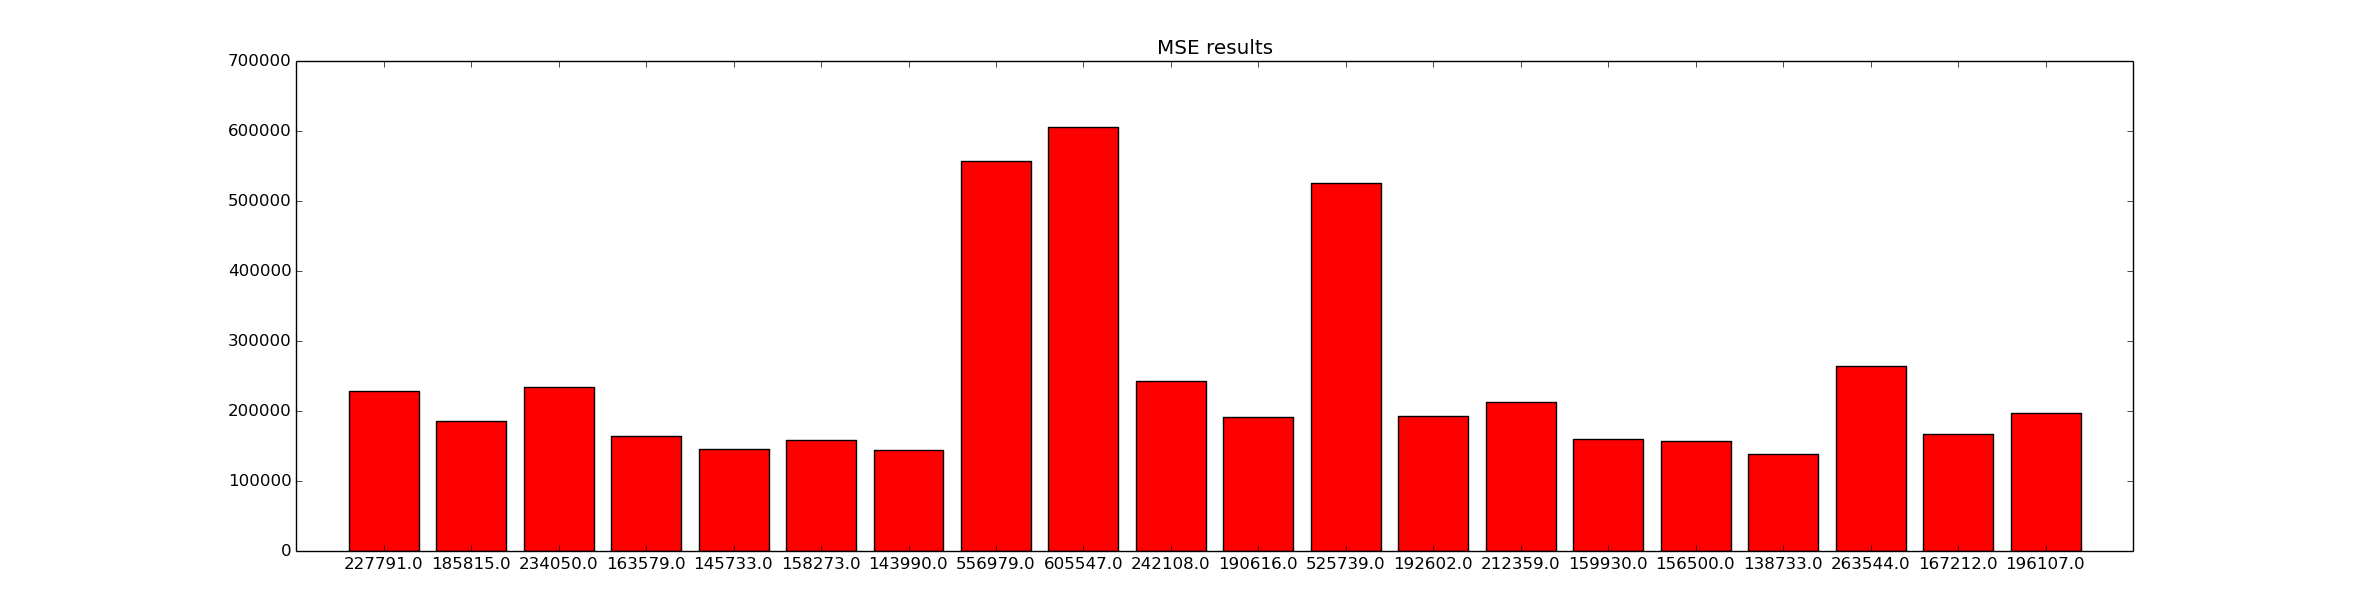

Write the Python code that produced this figure.
import numpy as np
from sklearn import datasets, linear_model
from sklearn import cross_validation
import matplotlib.pyplot as plt

# features columns: 
# 0 user_id
# 1 first_week
# 2 first_month
# 3 items
# 4 views
# 5 country
# 6 user_ads
# 7 collection_views
# 8 product_views

f = open("test_not_equal.csv")
data = np.loadtxt(f, delimiter=",")

Y = data[:, 2]
X = data[:, [1, 3, 4, 5, 6, 7, 8]] #first_week, items, views, country, user_ads

X_training, X_test, Y_training, Y_test = cross_validation.train_test_split(
	X, Y, test_size=0.2, random_state=2)


print "Dataset prepared", "\n"

# average as result
avg = np.mean(Y_training)
print avg
result = np.mean((Y_test - avg) ** 2)
print "Average: ", result, "\n"
####################


#ShuffleSplit with linear regression
N = len(X)
iter_number = 20
ss = cross_validation.ShuffleSplit(N, n_iter=iter_number, test_size=0.2,
	random_state=0)
MSE = 0
results = []
for train_index, test_index in ss:
	X_training, Y_training, X_test, Y_test = [], [], [], []
	for i in train_index:
		X_training.append(X[i])
		Y_training.append(Y[i])
	for i in test_index:
		X_test.append(X[i])
		Y_test.append(Y[i])
	regr = linear_model.LinearRegression()
	regr.fit(X_training, Y_training)
	res = np.mean((regr.predict(X_test) - Y_test) ** 2)
	MSE += res
	results.append(round(res, 0))
	print ("Residual sum of squares: %.2f"
      		% res)
      	print ('Variance score: %.2f' % regr.score(X_test, Y_test))
	print "\n"
	 
print ("MSE: %.2f" % 
	(MSE/iter_number))
	
plt.figure()
plt.title("MSE results")
plt.bar(range(0, iter_number), results,
       color="r", align="center")
plt.xticks(range(0, iter_number), results)
plt.xlim([-1, iter_number])
plt.show()
